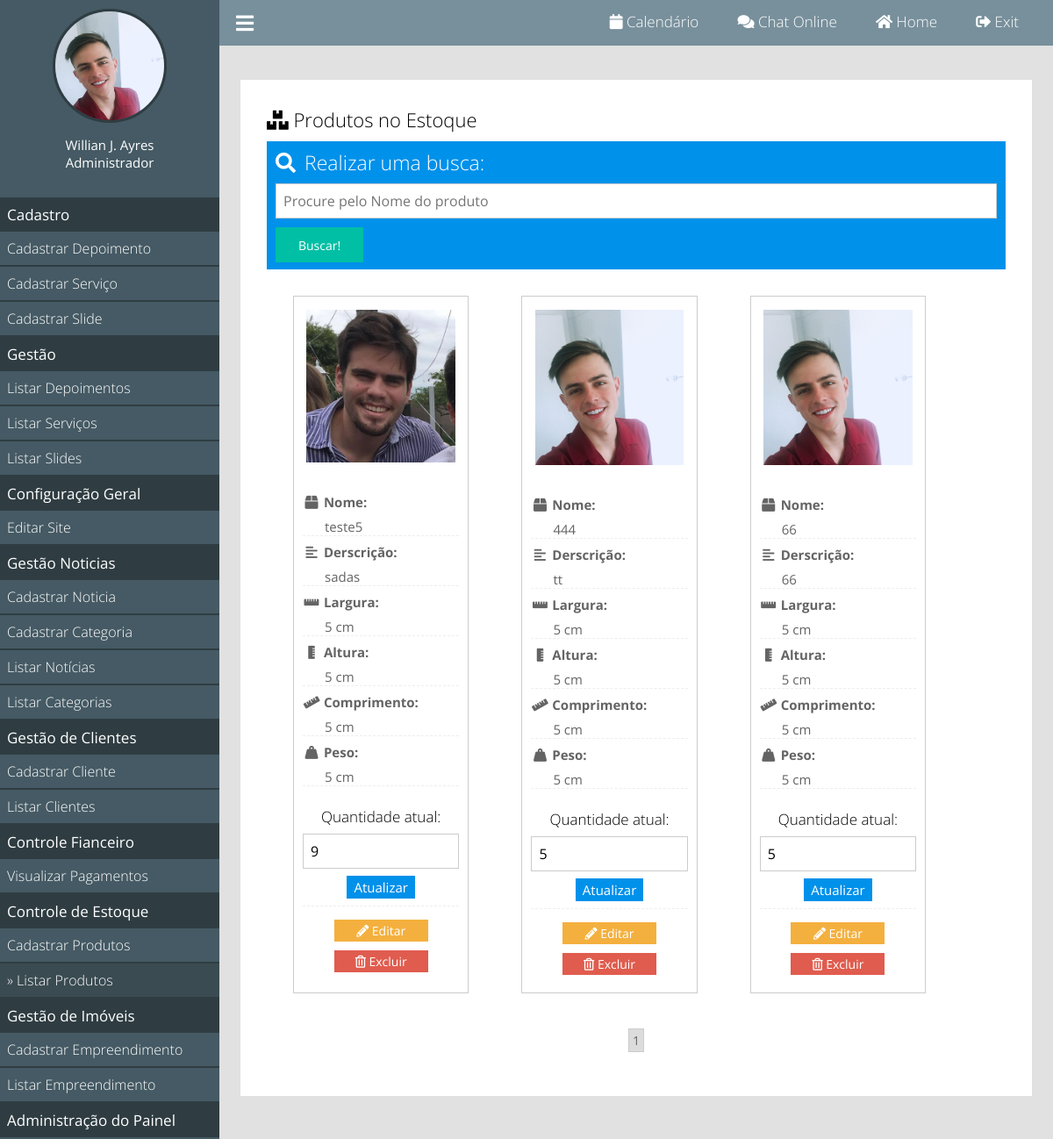
Screenshot of /painel/list-products (signed in) with the database file from the repository.
### painel/index.php (called while the page is built, shortened)
<?php
	(!Painel::logged()) ? include('login.php') : include('main.php');
?>

### classes/MySQL.php (called while the page is built)
<?php
	class MySQL{
		private static $pdo;
		public static function connect(){
			if(self::$pdo == null){
				try{
				self::$pdo = new PDO('mysql:host='.HOST.';dbname='.DATABASE,USER,PASSWORD,array(PDO::MYSQL_ATTR_INIT_COMMAND => "SET NAMES utf8"));
				self::$pdo->setAttribute(PDO::ATTR_ERRMODE,PDO::ERRMODE_EXCEPTION);
				}catch(Exception $e){
					echo '<h2>Erro ao conectar</h2>';
				}
			}
			return self::$pdo;
		}
	}
?>

### painel/pages/list-products.php (the view, shortened to what this page needs)
<?php
	$search = isset($_GET['search']) ? $_GET['search'] : '';
	$query_search = ($search != '') ? " WHERE amount > 0 AND name LIKE '%$search%'" : ' WHERE amount > 0';
	$cur_page = isset($_GET['page']) ? (int)$_GET['page'] : 1;
	$per_page = 12;
	if(!isset($_GET['missing'])){
?>
<div class="box">
	<h2><i class="fas fa-boxes"></i> Produtos no Estoque</h2>
	<div class="search">
		<form method="post">
			<h3><i class="fas fa-search"></i>Realizar uma busca:</h3>
			<input type="text" name="search" placeholder="Procure pelo Nome do produto" />
			<input type="submit" name="action" value="Buscar!" />
		</form>
	</div>
	<?php
		$query = $query_search;
		$query .= ' ORDER BY id ASC LIMIT '.($cur_page - 1) * $per_page.','.$per_page;
	?>
	<div class="boxes">
		<?php
			$products = \Painel::getData('tb_admin.storage','*',$query,[],1,1);
			$products_search = count(\Painel::getData('tb_admin.storage','*',$query_search,[],1,1));
			foreach($products as $value){
				$product_img = \Painel::getData('tb_admin.storage-images','*',' WHERE product_id = ? LIMIT 1',array($value['id']),1);
		?>
			<div class="boxes-wraper">
				<div class="boxes-wraper-inside">
					<div class="boxes-imgs">
						<?php if($product_img == ''){ ?>
							<h2><i class="fas fa-parachute-box"></i></h2>
						<?php }else{ ?>
							<img class="img-square" alt="<?php ?>Camisetas" src="<?php images();?>/storage/<?php echo $product_img['img'];?>" />
						<?php }?>
					</div>
					<div class="box-single-divide">
						<div class="body">
							<p><strong><i class="fas fa-box"></i> Nome:</strong></p>
							<span><?php echo $value['name'];?></span>
							<p><strong><i class="fas fa-align-left"></i> Derscrição:</strong></p>
							<span><?php echo $value['description'];?></span>
							<p><strong><i class="fas fa-ruler-horizontal"></i> Largura:</strong></p>
							<span><?php echo $value['width'];?> cm</span>
							<p><strong><i class="fas fa-ruler-vertical"></i> Altura:</strong></p>
							<span><?php echo $value['height'];?> cm</span>
							<p><strong><i class="fas fa-ruler"></i> Comprimento:</strong></p>
							<span><?php echo $value['length'];?> cm</span>
							<p><strong><i class="fas fa-weight-hanging"></i> Peso:</strong></p>
							<span><?php echo $value['weight'];?> cm</span>
							<div class="buttons-middle">
								<form method="post">
									<label>Quantidade atual:</label>
									<input type="number" name="amount" min="0" max="999" step="1" value="<?php echo $value['amount'];?>" required />
									<input type="submit" name="update" value="Atualizar">
								</form>
							</div>
							<div class="buttons">
								<a class="edit" href="<?php pathPainel(); ?>edit-product?id=<?php echo $value['id'];?>"><i class="fas fa-pencil-alt"></i> Editar</a>
								<a box="confirm" class="delete" href="<?php pathPainel();?>list-products?delete=<?php echo $value['id'];?>"><i class="far fa-trash-alt"></i></i> Excluir</a>
							</div>
						</div>
					</div>
				</div>
			</div>
		<?php } ?>
	</div>
	<div class="pagination">
		<?php
			$tot_pages = ceil(count(\Painel::getData('tb_admin.storage','*',$query_search,[],1,1)) / $per_page);
			for($i=1; $i<=$tot_pages; $i++){
				if($i == $cur_page){
					if(isset($_GET['search']))
						echo '<a class="sel" href="'.INCLUDE_PATH_PAINEL.'list-products?search='.$search.'&page='.$i.'">'.$i.'</a>';
					else
						echo '<a class="sel" href="'.INCLUDE_PATH_PAINEL.'list-products?page='.$i.'">'.$i.'</a>';
				}else{
					if(isset($_GET['search']))
						echo '<a href="'.INCLUDE_PATH_PAINEL.'list-products?search='.$search.'&page='.$i.'">'.$i.'</a>';
					else
						echo '<a href="'.INCLUDE_PATH_PAINEL.'list-products?page='.$i.'">'.$i.'</a>';
				}
			}
		?>
	</div>
</div>
<?php }?>

### painel/css/default.css (style rules this page uses)
* { box-sizing: border-box; font-family: 'Open Sans', sans-serif; margin: 0; padding: 0; }
html,body { background: rgb(225,225,225); height: 100%; }
body { overflow-x: hidden; }

### painel/css/box.css (style rules this page uses)
.box { background-color: #FFF; margin-bottom: 25px; overflow-x: auto; padding: 30px; }
.box h2 { font-size: 22px; font-weight: 300; }
.box form { margin: 30px 0; }
.box form label { color: #000; display: #000; font-size: 17px; font-weight: 300; }
.box form input, .box form select, .box textarea { border: 1px solid #CCC; margin-top: 8px; width: 100% }
.box form input[type="text"], .box form input[type="password"], .box form input[type="number"], .box form select, .box textarea { color: #000; display: block; font-size: 16px; font-weight: 400; height: 40px; padding-left: 8px; }

### painel/css/search.css (style rules this page uses)
.search { background-color: #0091EA; margin: 10px 0; padding: 8px 10px; width: 100%; }
.search form { margin: 0; }
.search h3 { color: #FFF; font-size: 23px; font-weight: 300; }
.search h3 i { padding-right: 10px; }
.search input[type=submit] { background-color: #00BFA5; border: 0; color: #FFF; cursor: pointer; font-size: 14px; height: 40px; margin-top: 10px; min-width: 100px; width: auto; }

### painel/css/pagination.css (style rules this page uses)
.pagination { margin:20px 0; text-align: center; }
.pagination a { border: 1px solid #CCC; color: #666; display: inline-block; font-size: 14px; margin: 0 8px; padding: 3px 4px; text-decoration: none; }
.pagination a.sel { background: rgb(220,220,220); }

### rows the page displays
tb_admin.storage: tb_admin.storage-images.img (picture), name "teste5", description "sadas", width "5", height "5", length "5", weight "5", amount "9"
tb_admin.storage: tb_admin.storage-images.img (picture), name "444", description "tt", width "5", height "5", length "5", weight "5", amount "5"
tb_admin.storage: tb_admin.storage-images.img (picture), name "66", description "66", width "5", height "5", length "5", weight "5", amount "5"

### other values shown
$_SESSION['name'] "Willian J. Ayres"
Painel::getOffice($_SESSION['office']) "Administrador"
